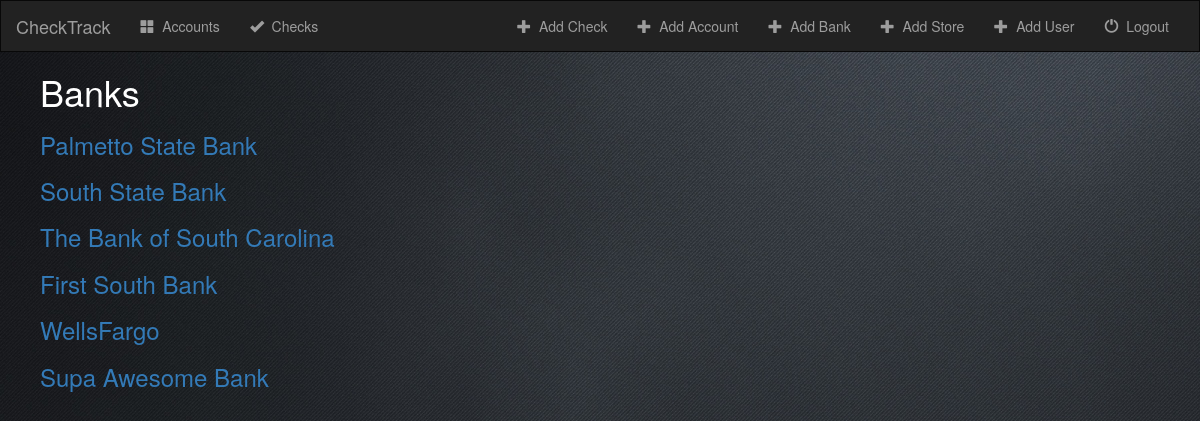
Page /check/banks/ on the earlier database version.
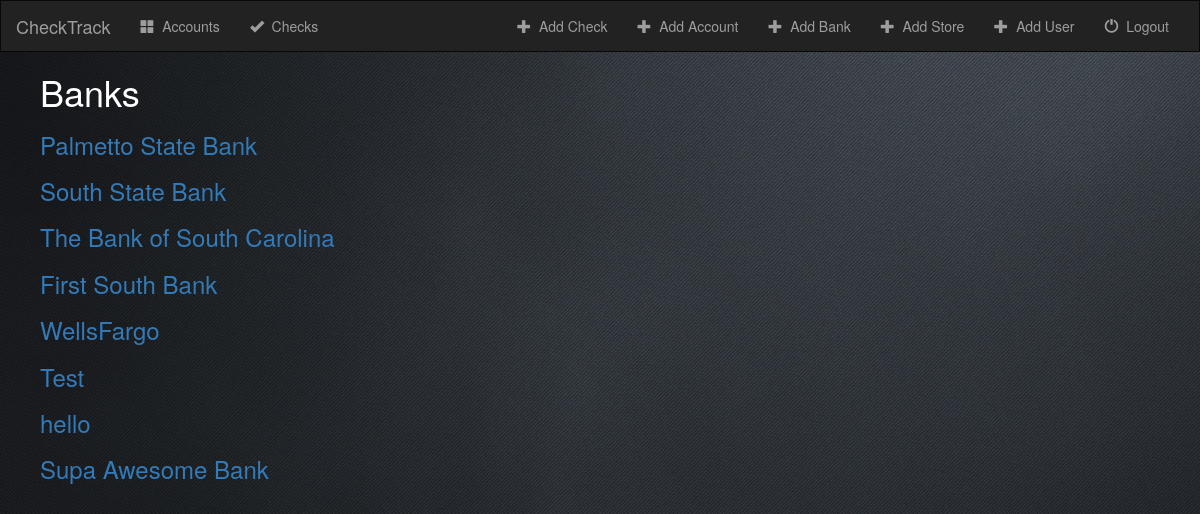
Same page on the later database version.
### check/models.py (models this page shows, shortened)
class Bank(models.Model):
    bank_name = models.CharField(max_length=50)

### check/views.py (the view)
# urls.py: url(r'banks/$', views.BankIndexView.as_view(), name='bankindex'),
class BankIndexView(generic.ListView):
    template_name = 'check/bank.html'
    context_object_name = 'all_banks'
    def get_queryset(self):
        return Bank.objects.all()

### check/templates/check/bank.html
{% extends 'check/base.html' %}
{% block body %}
        <ul>
            <h1>Banks</h1>
            {% for bank in all_banks %}
            <h3><a href="{% url 'check:bankdetail' bank.id %}">{{ bank.bank_name }}</a></h3>
            {% endfor %}
        </ul>
{% endblock %}

Differences in the rows shown:
added Bank: bank_name "Test"
added Bank: bank_name "hello"
